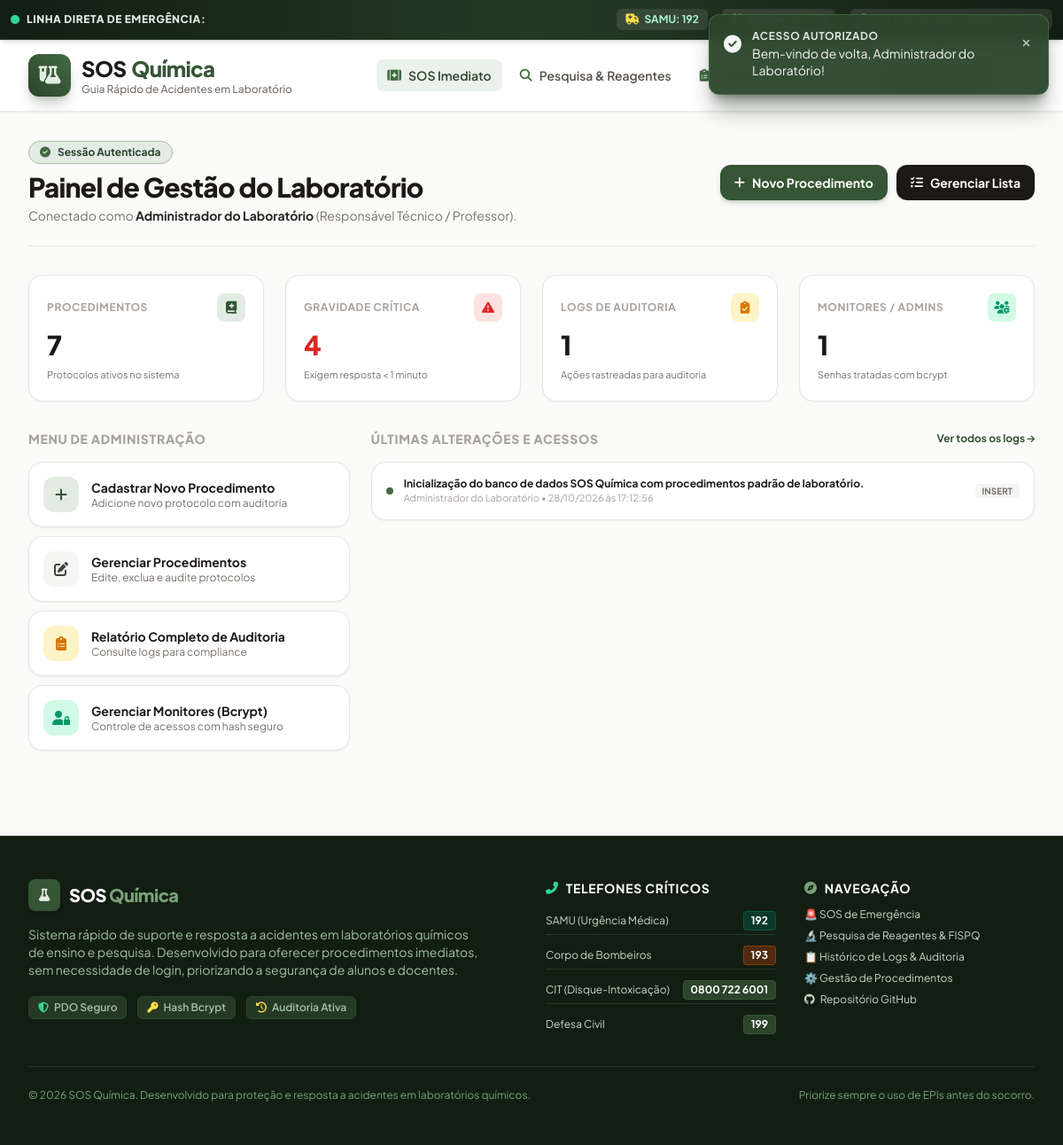
Page /admin/index.php (signed in) on the committed database.
### tables this page shows
CREATE TABLE `logs_auditoria` (
  `id` INT AUTO_INCREMENT PRIMARY KEY,
  `usuario_id` INT NULL,
  `usuario_nome` VARCHAR(100) NOT NULL DEFAULT 'Sistema / Público',
  `acao` VARCHAR(50) NOT NULL COMMENT 'INSERT, UPDATE, DELETE, SEARCH, LOGIN, LOGOUT',
  `tabela_afetada` VARCHAR(60) NULL,
  `registro_id` INT NULL,
  `descricao` TEXT NOT NULL,
  `dados_anteriores` LONGTEXT NULL COMMENT 'Estado anterior em JSON',
  `dados_novos` LONGTEXT NULL COMMENT 'Novo estado em JSON',
  `ip` VARCHAR(45) NOT NULL DEFAULT '127.0.0.1',
  `user_agent` VARCHAR(255) NULL,
  `data_hora` DATETIME NOT NULL DEFAULT CURRENT_TIMESTAMP,
  INDEX `idx_logs_acao` (`acao`),
  INDEX `idx_logs_data` (`data_hora`)
);

### includes/funcoes.php (called while the page is built, shortened)
<?php
function formatarDataHora(?string $dataHora): string {
    $timestamp = strtotime($dataHora);
    return date('d/m/Y \à\s H:i:s', $timestamp);
}
function obterUrlBase(): string {
    $script = isset($_SERVER['SCRIPT_NAME']) ? str_replace('\\', '/', $_SERVER['SCRIPT_NAME']) : '';
    $dir = str_replace('\\', '/', dirname($script));
    $base = preg_replace('#/(admin|actions|includes).*$#', '', $dir);
    $base = trim($base, "/\\.");
    return $base === '' ? '' : '/' . $base;
}
function url(string $caminho = ''): string {
    $base = obterUrlBase();
    $caminho = ltrim($caminho, "/\\");
    return $base === '' ? '/' . $caminho : $base . '/' . $caminho;
}

### admin/index.php (the view, shortened to what this page needs)
<?php
require_once __DIR__ . '/../includes/funcoes.php';
$pdo = getConexao();
$totalProc = (int)$pdo->query("SELECT COUNT(*) AS total FROM procedimentos")->fetch()['total'];
$totalCriticos = (int)$pdo->query("SELECT COUNT(*) AS total FROM procedimentos WHERE nivel_gravidade = 'CRITICA'")->fetch()['total'];
$totalLogs = (int)$pdo->query("SELECT COUNT(*) AS total FROM logs_auditoria")->fetch()['total'];
$totalUsuarios = (int)$pdo->query("SELECT COUNT(*) AS total FROM usuarios")->fetch()['total'];
$stmtUltimosLogs = $pdo->query("SELECT * FROM logs_auditoria ORDER BY data_hora DESC LIMIT 8");
$ultimosLogs = $stmtUltimosLogs->fetchAll();
require_once __DIR__ . '/../includes/header.php';
?>
<div class="max-w-7xl mx-auto px-4 sm:px-6 lg:px-8 py-8 space-y-8">
    <div class="flex flex-col md:flex-row md:items-center justify-between gap-4 border-b border-musgo-100 dark:border-stone-800 pb-6">
        <div>
            <div class="inline-flex items-center gap-2 px-3 py-1 rounded-full bg-musgo-100 dark:bg-musgo-950/60 text-musgo-800 dark:text-musgo-300 text-xs font-bold mb-2 border border-musgo-300 dark:border-musgo-800">
                <i class="fas fa-circle-check text-musgo-600"></i> Sessão Autenticada
            </div>
            <h1 class="text-2xl sm:text-3xl font-black text-stone-900 dark:text-white tracking-tight">
                Painel de Gestão do Laboratório
            </h1>
            <p class="text-xs sm:text-sm text-stone-500 dark:text-stone-400 mt-1">
                Conectado como <strong class="text-stone-800 dark:text-stone-200"><?= htmlspecialchars($_SESSION['usuario_nome']) ?></strong> (<?= htmlspecialchars($_SESSION['usuario_cargo'] ?? 'Monitor') ?>).
            </p>
        </div>
        <div class="flex flex-wrap items-center gap-2.5">
            <a href="<?= url('admin/form_procedimento.php') ?>" class="px-4 py-2.5 rounded-xl bg-musgo-700 hover:bg-musgo-800 text-white font-bold text-xs sm:text-sm shadow-md shadow-musgo-700/20 transition-all flex items-center gap-2">
                <i class="fas fa-plus"></i> Novo Procedimento
            </a>
            <a href="<?= url('admin/gerenciar.php') ?>" class="px-4 py-2.5 rounded-xl bg-stone-900 hover:bg-stone-800 text-white font-bold text-xs sm:text-sm transition-all flex items-center gap-2">
                <i class="fas fa-list-check"></i> Gerenciar Lista
            </a>
        </div>
    </div>
    <div class="grid grid-cols-2 lg:grid-cols-4 gap-4 sm:gap-6">
        <div class="bg-white dark:bg-stone-900 p-5 rounded-2xl border border-stone-200 dark:border-stone-800 shadow-sm space-y-2">
            <div class="flex items-center justify-between">
                <span class="text-xs font-bold uppercase text-stone-400 tracking-wider">Procedimentos</span>
                <div class="w-8 h-8 rounded-lg bg-musgo-100 dark:bg-musgo-950/60 text-musgo-700 flex items-center justify-center text-sm">
                    <i class="fas fa-book-medical"></i>
                </div>
            </div>
            <div class="text-2xl sm:text-3xl font-black text-stone-900 dark:text-white">
                <?= $totalProc ?>
            </div>
            <p class="text-[11px] text-stone-500">Protocolos ativos no sistema</p>
        </div>
        <div class="bg-white dark:bg-stone-900 p-5 rounded-2xl border border-stone-200 dark:border-stone-800 shadow-sm space-y-2">
            <div class="flex items-center justify-between">
                <span class="text-xs font-bold uppercase text-stone-400 tracking-wider">Gravidade Crítica</span>
                <div class="w-8 h-8 rounded-lg bg-red-100 dark:bg-red-950/60 text-red-600 flex items-center justify-center text-sm">
                    <i class="fas fa-triangle-exclamation"></i>
                </div>
            </div>
            <div class="text-2xl sm:text-3xl font-black text-red-600">
                <?= $totalCriticos ?>
            </div>
            <p class="text-[11px] text-stone-500">Exigem resposta < 1 minuto</p>
        </div>
        <div class="bg-white dark:bg-stone-900 p-5 rounded-2xl border border-stone-200 dark:border-stone-800 shadow-sm space-y-2">
            <div class="flex items-center justify-between">
                <span class="text-xs font-bold uppercase text-stone-400 tracking-wider">Logs de Auditoria</span>
                <div class="w-8 h-8 rounded-lg bg-amber-100 dark:bg-amber-950/60 text-amber-600 flex items-center justify-center text-sm">
                    <i class="fas fa-clipboard-check"></i>
                </div>
            </div>
            <div class="text-2xl sm:text-3xl font-black text-stone-900 dark:text-white">
                <?= $totalLogs ?>
            </div>
            <p class="text-[11px] text-stone-500">Ações rastreadas para auditoria</p>
        </div>
        <div class="bg-white dark:bg-stone-900 p-5 rounded-2xl border border-stone-200 dark:border-stone-800 shadow-sm space-y-2">
            <div class="flex items-center justify-between">
                <span class="text-xs font-bold uppercase text-stone-400 tracking-wider">Monitores / Admins</span>
                <div class="w-8 h-8 rounded-lg bg-emerald-100 dark:bg-emerald-950/60 text-emerald-600 flex items-center justify-center text-sm">
                    <i class="fas fa-users-gear"></i>
                </div>
            </div>
            <div class="text-2xl sm:text-3xl font-black text-stone-900 dark:text-white">
                <?= $totalUsuarios ?>
            </div>
            <p class="text-[11px] text-stone-500">Senhas tratadas com bcrypt</p>
        </div>
    </div>
    <div class="grid grid-cols-1 lg:grid-cols-3 gap-6">
        <div class="space-y-4">
            <h2 class="text-sm font-black uppercase tracking-wider text-stone-400">
                Menu de Administração
            </h2>
            <div class="space-y-2.5">
                <a href="<?= url('admin/form_procedimento.php') ?>" class="p-4 rounded-2xl bg-white dark:bg-stone-900 border border-stone-200 dark:border-stone-800 hover:border-musgo-500 shadow-sm flex items-center gap-3.5 transition-all group">
                    <div class="w-10 h-10 rounded-xl bg-musgo-100 dark:bg-musgo-950/60 text-musgo-700 group-hover:bg-musgo-700 group-hover:text-white flex items-center justify-center transition-colors">
                        <i class="fas fa-plus"></i>
                    </div>
                    <div>
                        <h4 class="text-sm font-bold text-stone-900 dark:text-white">Cadastrar Novo Procedimento</h4>
                        <p class="text-xs text-stone-500">Adicione novo protocolo com auditoria</p>
                    </div>
                </a>
                <a href="<?= url('admin/gerenciar.php') ?>" class="p-4 rounded-2xl bg-white dark:bg-stone-900 border border-stone-200 dark:border-stone-800 hover:border-musgo-500 shadow-sm flex items-center gap-3.5 transition-all group">
                    <div class="w-10 h-10 rounded-xl bg-stone-100 dark:bg-stone-800 text-stone-700 dark:text-stone-300 group-hover:bg-stone-900 group-hover:text-white flex items-center justify-center transition-colors">
                        <i class="fas fa-pen-to-square"></i>
                    </div>
                    <div>
                        <h4 class="text-sm font-bold text-stone-900 dark:text-white">Gerenciar Procedimentos</h4>
                        <p class="text-xs text-stone-500">Edite, exclua e audite protocolos</p>
                    </div>
                </a>
                <a href="<?= url('historico.php') ?>" class="p-4 rounded-2xl bg-white dark:bg-stone-900 border border-stone-200 dark:border-stone-800 hover:border-musgo-500 shadow-sm flex items-center gap-3.5 transition-all group">
                    <div class="w-10 h-10 rounded-xl bg-amber-100 dark:bg-amber-950/60 text-amber-600 group-hover:bg-amber-600 group-hover:text-white flex items-center justify-center transition-colors">
                        <i class="fas fa-clipboard-list"></i>
                    </div>
                    <div>
                        <h4 class="text-sm font-bold text-stone-900 dark:text-white">Relatório Completo de Auditoria</h4>
                        <p class="text-xs text-stone-500">Consulte logs para compliance</p>
                    </div>
                </a>
                <a href="<?= url('admin/usuarios.php') ?>" class="p-4 rounded-2xl bg-white dark:bg-stone-900 border border-stone-200 dark:border-stone-800 hover:border-musgo-500 shadow-sm flex items-center gap-3.5 transition-all group">
                    <div class="w-10 h-10 rounded-xl bg-emerald-100 dark:bg-emerald-950/60 text-emerald-600 group-hover:bg-emerald-600 group-hover:text-white flex items-center justify-center transition-colors">
                        <i class="fas fa-user-lock"></i>
                    </div>
                    <div>
                        <h4 class="text-sm font-bold text-stone-900 dark:text-white">Gerenciar Monitores (Bcrypt)</h4>
                        <p class="text-xs text-stone-500">Controle de acessos com hash seguro</p>
                    </div>
                </a>
            </div>
        </div>
        <div class="lg:col-span-2 space-y-4">
            <div class="flex items-center justify-between">
                <h2 class="text-sm font-black uppercase tracking-wider text-stone-400">
                    Últimas Alterações e Acessos
                </h2>
                <a href="<?= url('historico.php') ?>" class="text-xs font-bold text-musgo-700 hover:text-musgo-800 dark:text-musgo-400">
                    Ver todos os logs <i class="fas fa-arrow-right text-[10px]"></i>
                </a>
            </div>
            <div class="bg-white dark:bg-stone-900 rounded-2xl border border-stone-200 dark:border-stone-800 shadow-sm divide-y divide-stone-100 dark:divide-stone-800 overflow-hidden">
                <?php foreach ($ultimosLogs as $log): ?>
                    <div class="p-3.5 sm:p-4 flex items-center justify-between gap-3 text-xs">
                        <div class="flex items-center gap-3 truncate">
                            <span class="w-2 h-2 rounded-full shrink-0 <?= $log['acao'] === 'DELETE' ? 'bg-red-500' : ($log['acao'] === 'UPDATE' ? 'bg-blue-500' : 'bg-musgo-600') ?>"></span>
                            <div class="truncate">
                                <span class="font-bold text-stone-900 dark:text-white block truncate"><?= htmlspecialchars($log['descricao']) ?></span>
                                <span class="text-[11px] text-stone-400"><?= htmlspecialchars($log['usuario_nome']) ?> • <?= formatarDataHora($log['data_hora']) ?></span>
                            </div>
                        </div>
                        <div class="shrink-0">
                            <?php if (!empty($log['dados_anteriores']) || !empty($log['dados_novos'])): ?>
                                <button
                                    type="button"
                                    onclick='modalVerDetalhesLog(
                                        "Auditoria do Evento #<?= $log['id'] ?>",
                                        <?= json_encode($log['descricao']) ?>,
                                        <?= json_encode($log['dados_anteriores']) ?>,
                                        <?= json_encode($log['dados_novos']) ?>
                                    )'
                                    class="px-2.5 py-1 rounded-lg bg-musgo-50 dark:bg-stone-800 hover:bg-musgo-100 dark:hover:bg-stone-700 text-musgo-800 dark:text-musgo-300 font-bold text-[11px]"
                                >
                                    <i class="fas fa-eye mr-1"></i> Ver Dados
                                </button>
                            <?php else: ?>
                                <span class="px-2 py-0.5 rounded text-[10px] font-bold uppercase bg-stone-100 dark:bg-stone-800 text-stone-500">
                                    <?= htmlspecialchars($log['acao']) ?>
                                </span>
                            <?php endif; ?>
                        </div>
                    </div>
                <?php endforeach; ?>
            </div>
        </div>
    </div>
</div>
<?php require_once __DIR__ . '/../includes/footer.php'; ?>

### assets/css/style.css (style rules this page uses)
html { scroll-behavior: smooth; -webkit-tap-highlight-color: transparent; }

### includes/header.php (style rules this page uses)
body { font-family: 'Plus Jakarta Sans', sans-serif; }

### rows in the picture
logs_auditoria: descricao "Inicialização do banco de dados SOS Química com procedimentos padrão de laboratório.", usuario_nome "Administrador do Laboratório", data_hora "28/10/2026 às 17:12:56", acao "INSERT"

### other values in the picture
$_SESSION['usuario_nome'] "Administrador do Laboratório"
$_SESSION['usuario_cargo'] "Responsável Técnico / Professor"
$totalProc "7"
$totalCriticos "4"
$totalLogs "1"
$totalUsuarios "1"
